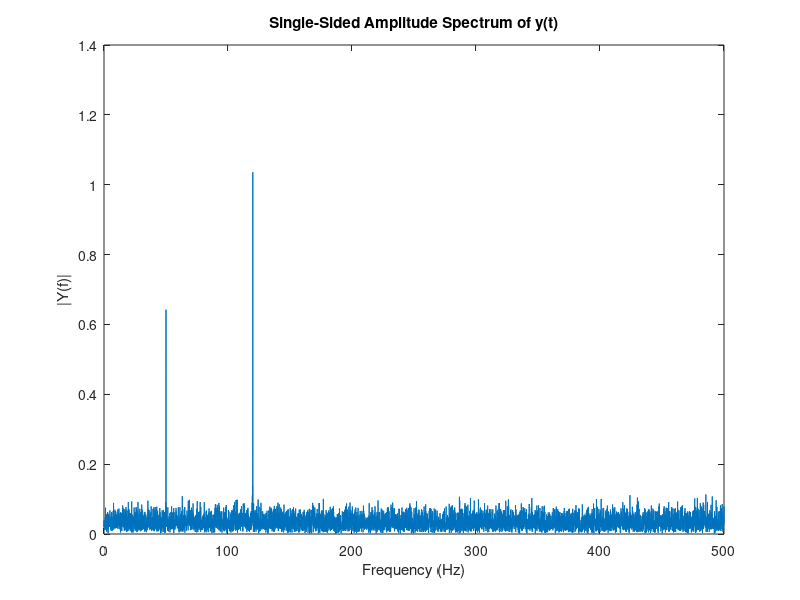

MATLAB code for this plot: (Note: this script raises an error after producing the figure.)
clear all
close all

Fs = 1000;                    % Sampling frequency
T = 1/Fs;                     % Sample time
L = 10000;                     % Length of signal
t = (0:L-1)*T;                % Time vector

% Sum of a 50 Hz sinusoid and a 120 Hz sinusoid

x = 0.7*sin(2*pi*50*t) + sin(2*pi*120*t);
y = x + 2*randn(size(t));     % Sinusoids plus noise
plot(Fs*t(1:50),y(1:50))
title('Signal Corrupted with Zero-Mean Random Noise')
xlabel('time (milliseconds)')

NFFT=2.^(ceil(log(length(x))/log(2))); % Next power of 2 from length of y
Y = fft(y,NFFT)/L;
f = Fs/2*linspace(0,1,NFFT/2+1);

% Plot single-sided amplitude spectrum.
plot(f,2*abs(Y(1:NFFT/2+1)))
title('Single-Sided Amplitude Spectrum of y(t)')
xlabel('Frequency (Hz)')
ylabel('|Y(f)|')

y2=fourierseries2time(f,Y2,T*(L-1))

figure
plot(t,y2)
hold on
plot(t,y,'r')
